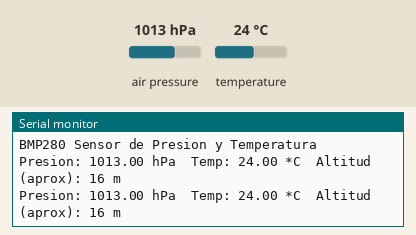
This sketch was run on a simulated Arduino Uno, built with avr-gcc and run on an emulated ATmega328P. Shown: the last lines printed to the serial monitor. The test bench sets the inputs (shaded band); at power-on: air pressure 1013 hPa, temperature 24 °C.

Above: at 1.2 s.
1.3 s: air pressure set to 952 hPa
At 2.5 s:
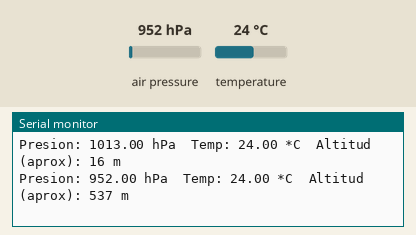
2.8 s: temperature set to 12 °C
At 3.5 s:
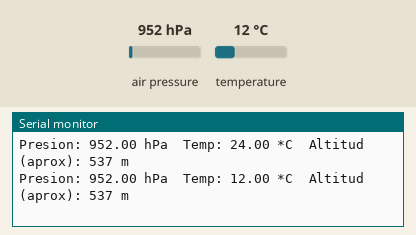
4.3 s: air pressure set to 975 hPa
At 5.4 s:
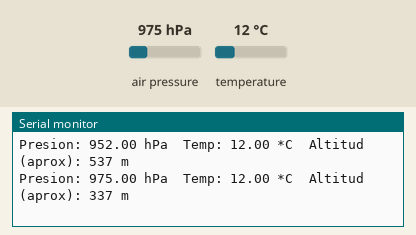
Timing chart, 0 to 7.3 s (numbered marks = the images above; inputs shaded):
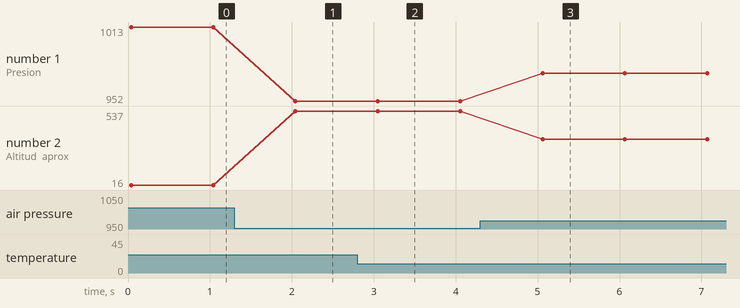

The sketch:

sketch_oct27a.ino
```cpp
#include <Adafruit_Sensor.h>
#include "Adafruit_BMP280.h"


Adafruit_BMP280 bmp; // I2C


float presion; // Almacena la presion atmosferica (Pa)
float temperatura; // Almacena la temperatura (oC)
int altitud; // Almacena la altitud (m) (se puede usar variable float)


void setup() {

 bmp.begin(); // Inicia el sensor
 Serial.begin(9600); // Inicia comunicacion serie
 Serial.println("BMP280 Sensor de Presion y Temperatura");
}


void loop() {

 // Lee valores del sensor:
 presion = bmp.readPressure()/100;
 temperatura = bmp.readTemperature();
 altitud = bmp.readAltitude (1015); // Ajustar con el valor local

 // Imprime valores por el serial monitor:
 Serial.print(F("Presion: "));
 Serial.print(presion);
 Serial.print(" hPa");
 Serial.print("\t");
 Serial.print(("Temp: "));
 Serial.print(temperatura);
 Serial.print(" *C");
 Serial.print("\t");
 Serial.print("Altitud (aprox): ");
 Serial.print(altitud);
 Serial.println(" m");
 delay(1000);
}
```

Measured:
- after the input at 1.3 s, the serial monitor: prints a new line after 0.74 s (image 1)
- after the input at 2.8 s, the serial monitor: prints a new line after 0.25 s (image 2)
- after the input at 4.3 s, the serial monitor: prints a new line after 0.76 s (image 3)
- plotted number 1: 1013 → 952 after the input at 1.3 s, 952 → 975 after the input at 4.3 s
- plotted number 2: 16 → 537 after the input at 1.3 s, 537 → 337 after the input at 4.3 s
